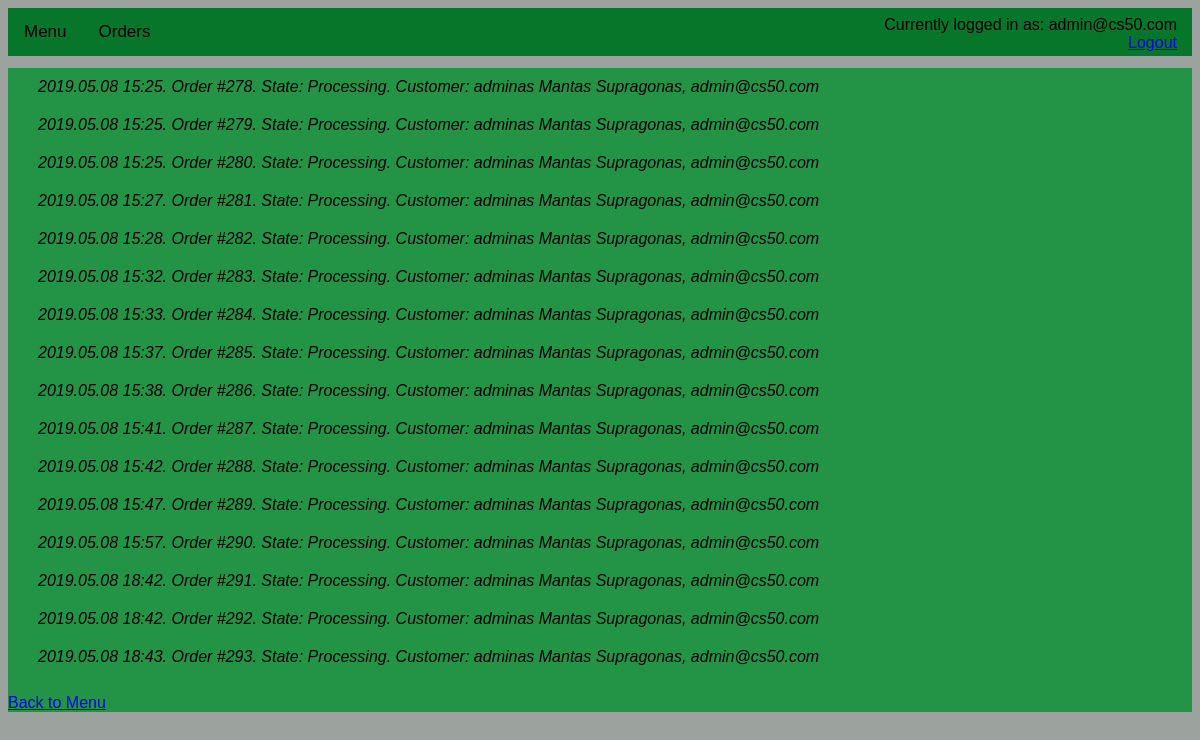
The app's page /myorders (signed in), older data.
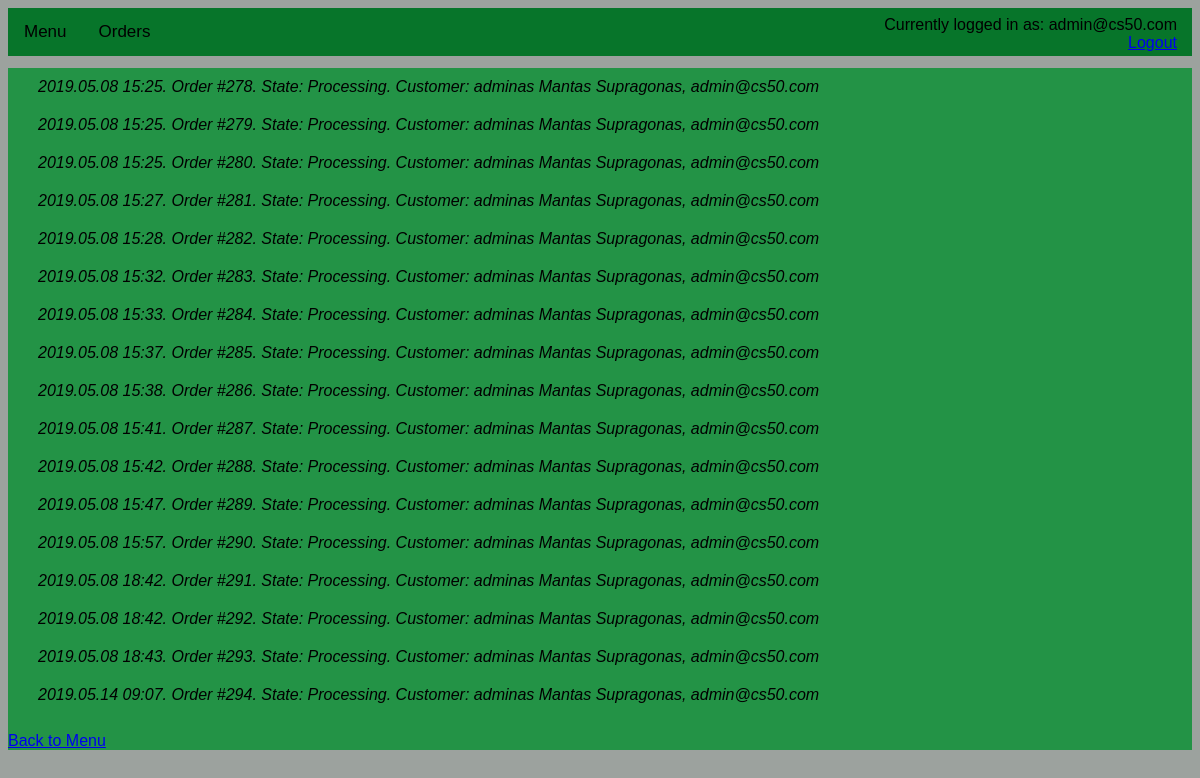
The same page, newer data.
### orders/models.py (models this page shows, shortened)
class Order(models.Model):
    state = models.ForeignKey(Order_State, on_delete=models.PROTECT, related_name="orders", default=2 )
    customer = models.ForeignKey(User, on_delete=models.CASCADE, related_name="orders")
    created_at = models.DateTimeField(auto_now_add=True)
    updated_at = models.DateTimeField(auto_now=True)

class Order_State(models.Model):
    state = models.CharField(max_length=64)
    value = models.IntegerField()
    def __str__(self):
        return f"{self.state}"

### orders/views.py (the view)
# urls.py: path("myorders", views.myorders, name="myorders")
def myorders(request):
    if request.user.is_superuser:
        all_User_orders = Order.objects.all()
    else:
        all_User_orders = Order.objects.filter(customer=request.user.id)
    context = {
        "orders": all_User_orders
    }
    return render(request, "orders/order.html", context)

### orders/models.py (called while the page is built)
def get_first_name(self):
    info = self.username + " " + self.first_name + " " + self.last_name
    return info

### orders/templates/orders/order.html (shortened to what this page needs)
{% extends "orders/base.html" %}
{% block body %}
{% if user.is_superuser %}
    {% for item1 in orders %}
        <li class="order_list">{{ item1.created_at|date:'Y.m.d H:i' }}. Order #{{item1.id}}.
            State: {{item1.state}}. Customer: {{item1.customer}}, {{item1.customer.email}}
        </li>
    {% endfor %}
{% endif %}
    <br>
    <a href="{% url 'index' %}">Back to Menu</a>
{% endblock %}

### orders/templates/orders/base.html (shortened to what this page needs)
{% load static %}
<!DOCTYPE html>
<html>
    <head>
        <link rel="stylesheet" href="{% static '/orders/styles.css' %}"/>
    </head>
    <body>
        <div id=top-page>
            {% if user.is_authenticated %}
            <div class="topnav">
                <a href="{% url 'index' %}">Menu</a>
                <a href="{% url 'myorders' %}">Orders</a>
            </div>
            <ul id=login-info>
                <li>Currently logged in as: {{ user.email }}</li>
                <li><a href="{% url 'logout' %}">Logout</a></li>
            </ul>
            {% endif %}
        </div>
        <div id=body-page>
            {% block body %}
            {% endblock %}
    </body>
</html>

### orders/static/orders/styles.css (style rules this page uses)
body { font-family: sans-serif; background-color:#9ca29e; }
#body-page { background-color:#239346; }
.topnav { background-color: #07752a; overflow: hidden; }
.topnav a { float: left; color: black; text-align: center; padding: 14px 16px; text-decoration: none; font-size: 17px; }
#login-info { text-align: right; list-style: none; margin-top: -40px; margin-right: 15px; }
.order_list { cursor:pointer; list-style: none; margin-left: 20px; padding:10px; font-style:italic; }

Row changes from the older to the newer data that the page shows:
added Order: created_at "2019.05.14 09:07", id "294", state "Processing", customer "adminas Mantas Supragonas", customer.email "admin@cs50.com"
